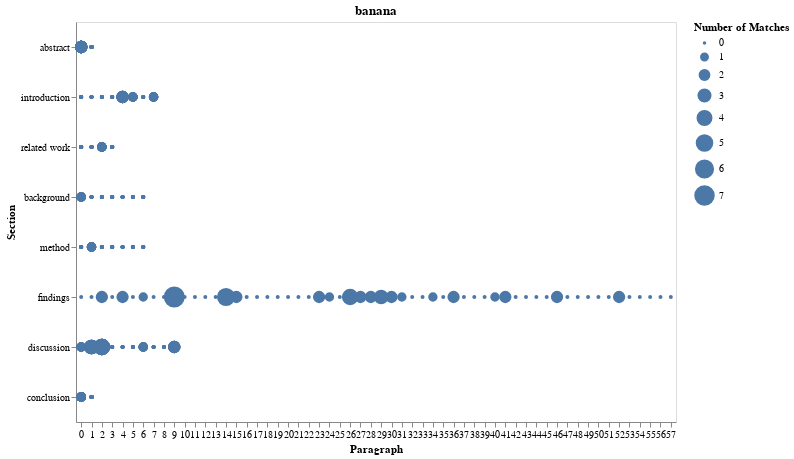

The notebook cell saved with this chart:
### Code cell
base

### Figure 1 — Vega-Lite specification as saved in the notebook (floating-point values rounded to 4 significant figures; data arrays with more than 128 entries replaced by an {"elided": "..."} marker saying what was removed)
{"config": {"view": {"continuousWidth": 400, "continuousHeight": 300}}, "data": {"name": "data-0dd07c5cad98325429a1c5af0b112d7b"}, "mark": {"type": "circle", "opacity": 1, "stroke": "#4c78a8"}, "encoding": {"size": {"type": "quantitative", "field": "algo_score_raw", "title": "Number of Matches"}, "x": {"type": "nominal", "axis": {"labelAngle": 0}, "field": "Paragraph"}, "y": {"type": "nominal", "field": "Section", "sort": ["abstract", "introduction", "related work", "background", "method", "findings", "discussion", "conclusion"]}}, "height": 400, "title": "banana", "width": 600, "$schema": "https://vega.github.io/schema/vega-lite/v4.8.1.json", "datasets": {"data-0dd07c5cad98325429a1c5af0b112d7b": {"elided": "464 records"}}}
